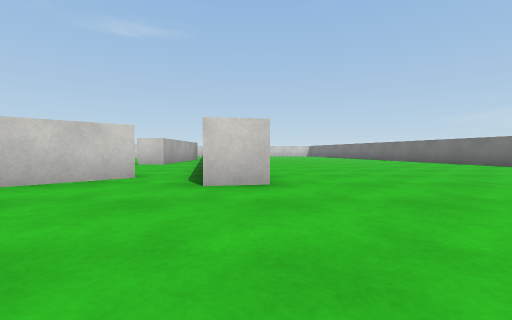
View 1 (above)

13 first-person views from a walk through a 3-D level made in the Unity game engine. The camera is 0.51 m above the floor, tilts 2° down and sees 90° across. The floor is counted in squares, 1 m on a side. Each view is taken from the middle of a square. On the plan, view 1 faces up. The plan holds only what a view shows up to about 9 squares ahead; the rest is blank. The place goes on beyond the plan. The player character is not drawn. Surface patterns are stand-ins for the level's own textures.

View 2
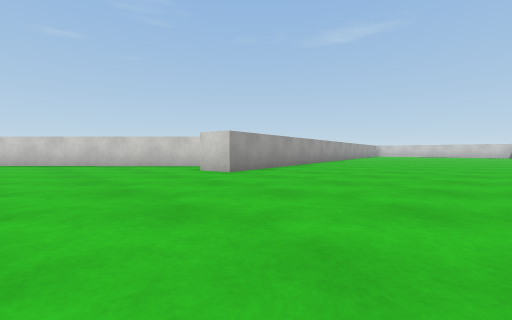

View 3
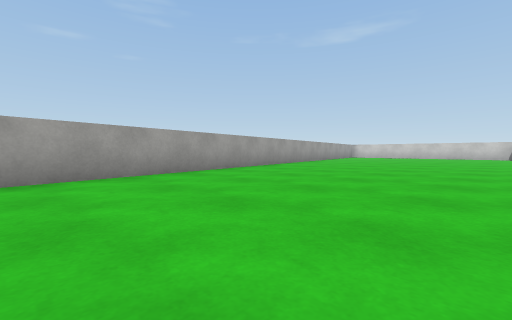

View 4
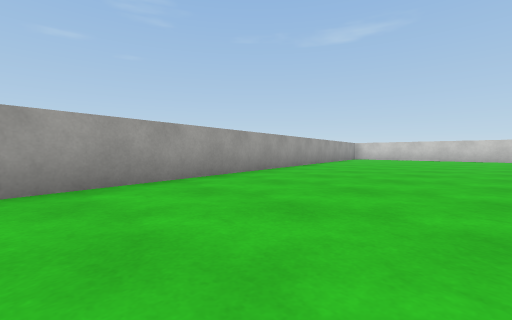

View 5
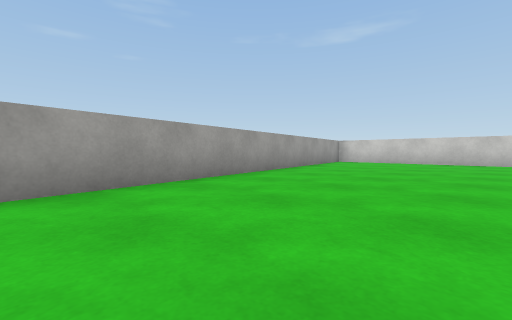

View 6
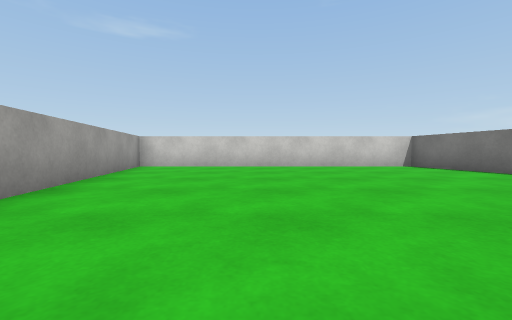

View 7
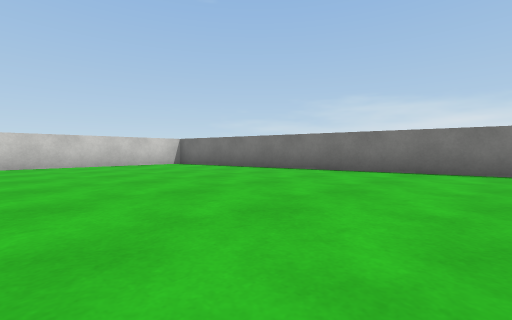

View 8
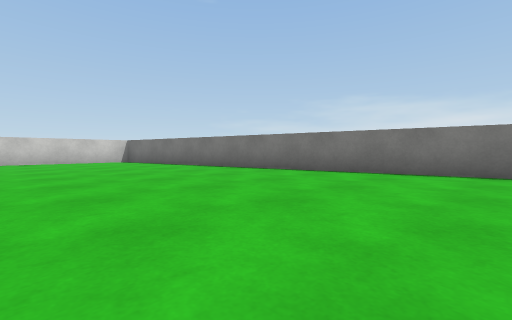

View 9
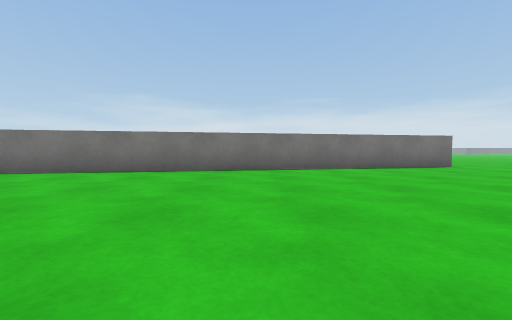

View 10
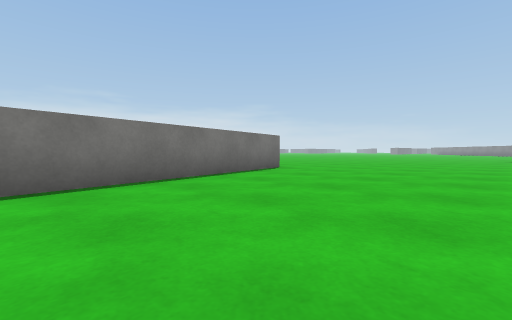

View 11
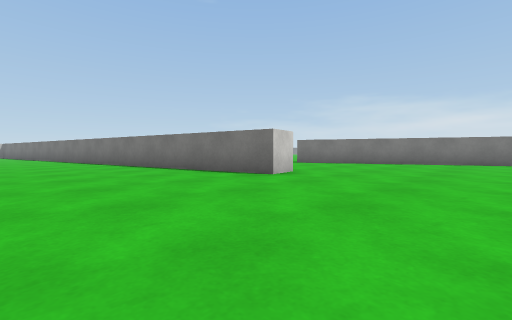

View 12
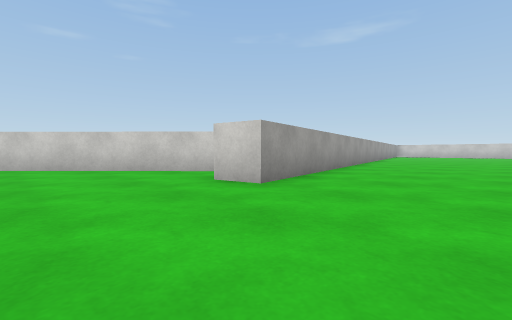

View 13
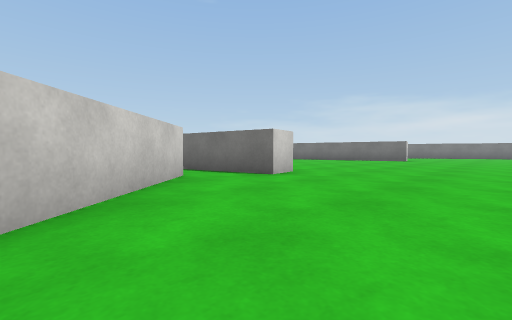

### Floor plan
Points are (right, up) in squares from view 1. A wall is a line through its corners. A room is listed if a view was taken in it or the views show most of it. See-through windows are left out.
Room 1 (views 1, 2, 3, 4, 5, 6, 7, 8, 9, 10, 11, 12, 13)
walls: (-3, 4.2) (-7.3, 0); (9.2, 3.7) (5.1, 24.5) (-3.8, 24.5) (0.2, 3.9) (-0.8, 3.7)
ways out: opening at (-2, 4.5)

Where each view was taken, in squares from view 1:
view 1: 0 up, 0 right, facing up
view 2: 0 up, 5 right, facing up-left
view 3: 5 up, 5 right, facing up-left
view 4: 9 up, 3 right, facing up-left
view 5: 13 up, 2 right, facing up-left
view 6: 16 up, 0 right, facing up
view 7: 15 up, 0 right, facing up-right
view 8: 12 up, 1 right, facing up-right
view 9: 10 up, 1 right, facing right
view 10: 10 up, 4 right, facing down-right
view 11: 0 up, 5 right, facing up-right
view 12: 1 up, 3 right, facing up-left
view 13: 0 up, 5 left, facing up-right
